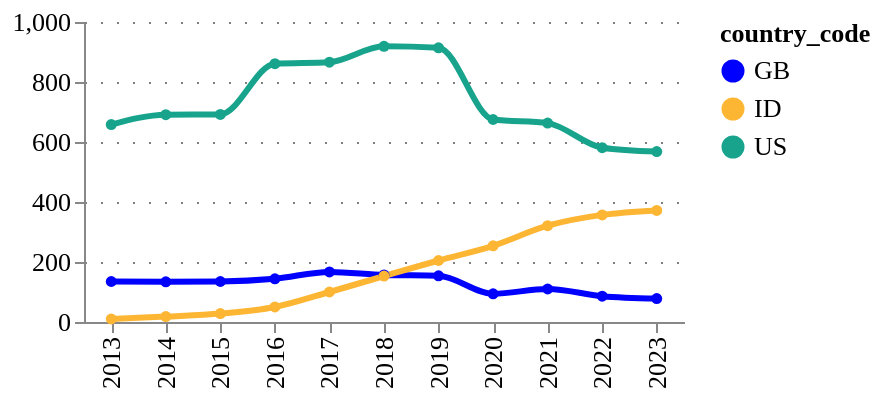

The notebook cell this image was saved under:
### Code cell
countries = ['US', 'GB', 'ID']
fig = pu.ts_smooth(
    ts_counts.query("country_code in @countries"),
    countries,
    variable= "counts",
    variable_title = "",
    category_column = 'country_code',
    width = 300,
    height = 150,
    legend_orient='right',
)
pu.configure_plots(fig)

### Figure 1 — Vega-Lite specification as saved in the notebook (floating-point values rounded to 4 significant figures)
{"config": {"title": {"font": "Averta", "anchor": "start"}, "subtitle": {"font": "Averta"}, "axis": {"labelFont": "Averta", "titleFont": "Averta", "gridColor": "grey", "gridDash": [1, 7], "labelFontSize": 13, "titleFontSize": 13}, "header": {"labelFont": "Averta", "titleFont": "Averta"}, "legend": {"labelFont": "Averta", "titleFont": "Averta", "labelFontSize": 13, "titleFontSize": 13}, "range": {"category": ["#0000FF", "#FDB633", "#18A48C", "#9A1BBE", "#EB003B", "#FF6E47", "#646363", "#0F294A", "#97D9E3", "#A59BEE", "#F6A4B7", "#D2C9C0", "#FFFFFF", "#000000"], "ordinal": {"scheme": ["#0000FF", "#FDB633", "#18A48C", "#9A1BBE", "#EB003B", "#FF6E47", "#646363", "#0F294A", "#97D9E3", "#A59BEE", "#F6A4B7", "#D2C9C0", "#FFFFFF", "#000000"]}}, "view": {"strokeWidth": 0}}, "data": {"name": "data-8820987da0d2d240c7bf678400c98bbb"}, "mark": {"type": "line", "interpolate": "monotone", "point": {"filled": true, "size": 30}, "size": 3, "strokeDash": [0]}, "encoding": {"color": {"field": "country_code", "legend": {"orient": "right"}, "type": "nominal"}, "tooltip": [{"field": "year", "title": "Year", "type": "ordinal"}, {"field": "country_code", "type": "nominal"}, {"field": "counts", "format": ".3f", "title": "", "type": "quantitative"}], "x": {"field": "year", "title": "", "type": "ordinal"}, "y": {"field": "counts", "title": "", "type": "quantitative"}}, "height": 150, "title": {"anchor": "start", "text": "", "fontSize": 14, "subtitle": "", "subtitleFont": "Averta", "subtitleFontSize": 13}, "width": 300, "$schema": "https://vega.github.io/schema/vega-lite/v4.17.0.json", "datasets": {"data-8820987da0d2d240c7bf678400c98bbb": [{"year": 2013, "counts": 658.0, "country_code": "US"}, {"year": 2014, "counts": 691.0, "country_code": "US"}, {"year": 2015, "counts": 692.0, "country_code": "US"}, {"year": 2016, "counts": 861.0, "country_code": "US"}, {"year": 2017, "counts": 866.0, "country_code": "US"}, {"year": 2018, "counts": 919.0, "country_code": "US"}, {"year": 2019, "counts": 914.0, "country_code": "US"}, {"year": 2020, "counts": 675.0, "country_code": "US"}, {"year": 2021, "counts": 663.0, "country_code": "US"}, {"year": 2022, "counts": 581.0, "country_code": "US"}, {"year": 2023, "counts": 568.0, "country_code": "US"}, {"year": 2013, "counts": 135.0, "country_code": "GB"}, {"year": 2014, "counts": 134.0, "country_code": "GB"}, {"year": 2015, "counts": 135.0, "country_code": "GB"}, {"year": 2016, "counts": 144.0, "country_code": "GB"}, {"year": 2017, "counts": 167.0, "country_code": "GB"}, {"year": 2018, "counts": 157.0, "country_code": "GB"}, {"year": 2019, "counts": 154.0, "country_code": "GB"}, {"year": 2020, "counts": 94.0, "country_code": "GB"}, {"year": 2021, "counts": 110.0, "country_code": "GB"}, {"year": 2022, "counts": 86.0, "country_code": "GB"}, {"year": 2023, "counts": 78.0, "country_code": "GB"}, {"year": 2013, "counts": 10.0, "country_code": "ID"}, {"year": 2014, "counts": 18.0, "country_code": "ID"}, {"year": 2015, "counts": 28.0, "country_code": "ID"}, {"year": 2016, "counts": 50.0, "country_code": "ID"}, {"year": 2017, "counts": 100.0, "country_code": "ID"}, {"year": 2018, "counts": 153.0, "country_code": "ID"}, {"year": 2019, "counts": 205.0, "country_code": "ID"}, {"year": 2020, "counts": 254.0, "country_code": "ID"}, {"year": 2021, "counts": 321.0, "country_code": "ID"}, {"year": 2022, "counts": 357.0, "country_code": "ID"}, {"year": 2023, "counts": 372.0, "country_code": "ID"}]}}
